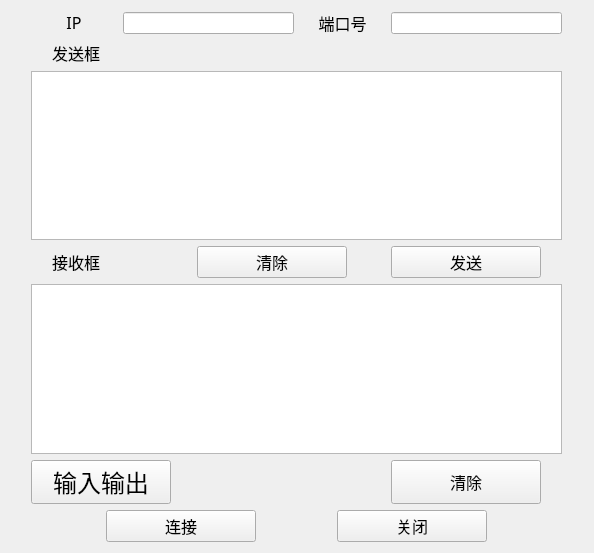
<?xml version="1.0" encoding="UTF-8"?>
<ui version="4.0">
 <class>Widget</class>
 <widget class="QWidget" name="Widget">
  <property name="geometry">
   <rect>
    <x>0</x>
    <y>0</y>
    <width>594</width>
    <height>553</height>
   </rect>
  </property>
  <property name="windowTitle">
   <string>Widget</string>
  </property>
  <layout class="QGridLayout" name="gridLayout">
   <item row="0" column="0" colspan="3">
    <layout class="QHBoxLayout" name="horizontalLayout_2" stretch="1,2,1,2">
     <item>
      <widget class="QLabel" name="label">
       <property name="font">
        <font>
         <family>微软雅黑</family>
         <pointsize>12</pointsize>
        </font>
       </property>
       <property name="text">
        <string>&lt;html&gt;&lt;head/&gt;&lt;body&gt;&lt;p align=&quot;center&quot;&gt;IP&lt;/p&gt;&lt;/body&gt;&lt;/html&gt;</string>
       </property>
      </widget>
     </item>
     <item>
      <widget class="QLineEdit" name="IPlineEdit"/>
     </item>
     <item>
      <widget class="QLabel" name="label_2">
       <property name="font">
        <font>
         <family>微软雅黑</family>
         <pointsize>12</pointsize>
        </font>
       </property>
       <property name="text">
        <string>&lt;html&gt;&lt;head/&gt;&lt;body&gt;&lt;p align=&quot;center&quot;&gt;端口号&lt;/p&gt;&lt;/body&gt;&lt;/html&gt;</string>
       </property>
      </widget>
     </item>
     <item>
      <widget class="QLineEdit" name="portlineEdit"/>
     </item>
    </layout>
   </item>
   <item row="5" column="2">
    <widget class="QPushButton" name="clearrecButton">
     <property name="minimumSize">
      <size>
       <width>150</width>
       <height>0</height>
      </size>
     </property>
     <property name="maximumSize">
      <size>
       <width>150</width>
       <height>150</height>
      </size>
     </property>
     <property name="font">
      <font>
       <family>微软雅黑</family>
       <pointsize>12</pointsize>
      </font>
     </property>
     <property name="text">
      <string>清除</string>
     </property>
    </widget>
   </item>
   <item row="3" column="2">
    <widget class="QPushButton" name="sendButton">
     <property name="minimumSize">
      <size>
       <width>150</width>
       <height>0</height>
      </size>
     </property>
     <property name="maximumSize">
      <size>
       <width>150</width>
       <height>150</height>
      </size>
     </property>
     <property name="font">
      <font>
       <family>微软雅黑</family>
       <pointsize>12</pointsize>
      </font>
     </property>
     <property name="text">
      <string>发送</string>
     </property>
    </widget>
   </item>
   <item row="6" column="0" colspan="3">
    <layout class="QHBoxLayout" name="horizontalLayout" stretch="1,2,1,2,1">
     <item>
      <spacer name="horizontalSpacer_3">
       <property name="orientation">
        <enum>Qt::Horizontal</enum>
       </property>
       <property name="sizeHint" stdset="0">
        <size>
         <width>20</width>
         <height>0</height>
        </size>
       </property>
      </spacer>
     </item>
     <item>
      <widget class="QPushButton" name="connectButton">
       <property name="maximumSize">
        <size>
         <width>150</width>
         <height>150</height>
        </size>
       </property>
       <property name="font">
        <font>
         <family>微软雅黑</family>
         <pointsize>12</pointsize>
        </font>
       </property>
       <property name="text">
        <string>连接</string>
       </property>
      </widget>
     </item>
     <item>
      <spacer name="horizontalSpacer">
       <property name="orientation">
        <enum>Qt::Horizontal</enum>
       </property>
       <property name="sizeHint" stdset="0">
        <size>
         <width>20</width>
         <height>0</height>
        </size>
       </property>
      </spacer>
     </item>
     <item>
      <widget class="QPushButton" name="closeButton">
       <property name="maximumSize">
        <size>
         <width>150</width>
         <height>16777215</height>
        </size>
       </property>
       <property name="font">
        <font>
         <family>微软雅黑</family>
         <pointsize>12</pointsize>
        </font>
       </property>
       <property name="text">
        <string>关闭</string>
       </property>
      </widget>
     </item>
     <item>
      <spacer name="horizontalSpacer_2">
       <property name="orientation">
        <enum>Qt::Horizontal</enum>
       </property>
       <property name="sizeHint" stdset="0">
        <size>
         <width>40</width>
         <height>20</height>
        </size>
       </property>
      </spacer>
     </item>
    </layout>
   </item>
   <item row="5" column="0">
    <widget class="QPushButton" name="IOButton">
     <property name="maximumSize">
      <size>
       <width>200</width>
       <height>16777215</height>
      </size>
     </property>
     <property name="font">
      <font>
       <family>微软雅黑</family>
       <pointsize>18</pointsize>
      </font>
     </property>
     <property name="text">
      <string>输入输出</string>
     </property>
    </widget>
   </item>
   <item row="1" column="0">
    <widget class="QLabel" name="label_3">
     <property name="minimumSize">
      <size>
       <width>90</width>
       <height>0</height>
      </size>
     </property>
     <property name="maximumSize">
      <size>
       <width>90</width>
       <height>90</height>
      </size>
     </property>
     <property name="font">
      <font>
       <family>微软雅黑</family>
       <pointsize>12</pointsize>
      </font>
     </property>
     <property name="text">
      <string>&lt;html&gt;&lt;head/&gt;&lt;body&gt;&lt;p align=&quot;center&quot;&gt;发送框&lt;/p&gt;&lt;/body&gt;&lt;/html&gt;</string>
     </property>
    </widget>
   </item>
   <item row="3" column="0">
    <widget class="QLabel" name="label_4">
     <property name="minimumSize">
      <size>
       <width>90</width>
       <height>0</height>
      </size>
     </property>
     <property name="maximumSize">
      <size>
       <width>90</width>
       <height>90</height>
      </size>
     </property>
     <property name="font">
      <font>
       <family>微软雅黑</family>
       <pointsize>12</pointsize>
      </font>
     </property>
     <property name="text">
      <string>&lt;html&gt;&lt;head/&gt;&lt;body&gt;&lt;p align=&quot;center&quot;&gt;接收框&lt;/p&gt;&lt;/body&gt;&lt;/html&gt;</string>
     </property>
    </widget>
   </item>
   <item row="4" column="0" colspan="3">
    <widget class="QPlainTextEdit" name="receiveTextEdit">
     <property name="minimumSize">
      <size>
       <width>491</width>
       <height>0</height>
      </size>
     </property>
    </widget>
   </item>
   <item row="3" column="1">
    <widget class="QPushButton" name="clearsendButton">
     <property name="minimumSize">
      <size>
       <width>150</width>
       <height>0</height>
      </size>
     </property>
     <property name="maximumSize">
      <size>
       <width>150</width>
       <height>150</height>
      </size>
     </property>
     <property name="font">
      <font>
       <family>微软雅黑</family>
       <pointsize>12</pointsize>
      </font>
     </property>
     <property name="text">
      <string>清除</string>
     </property>
    </widget>
   </item>
   <item row="2" column="0" colspan="3">
    <widget class="QPlainTextEdit" name="sendTextEdit"/>
   </item>
  </layout>
 </widget>
 <resources/>
 <connections/>
</ui>
